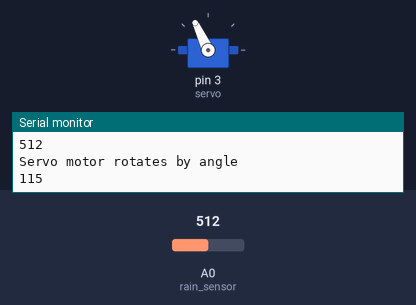
Simulated run of this sketch. Board: Arduino Uno, built with avr-gcc and run on an emulated ATmega328P. On the bench: servo, the last lines printed to the serial monitor. The inputs (shaded band) are chosen by the test bench; at power-on: A0 (rain_sensor) = 512.

Above: at 1.8 s.
1.9 s: A0 (rain_sensor) set to 716
At 3.1 s:
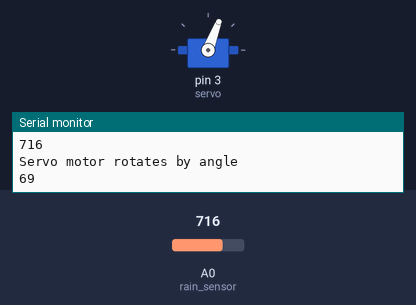
3.5 s: A0 (rain_sensor) set to 900
At 4.6 s:
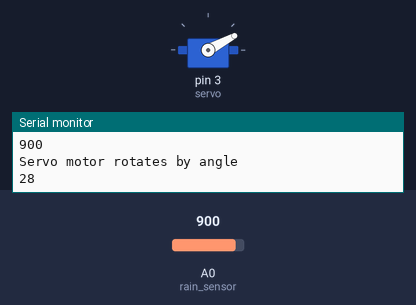
5.5 s: A0 (rain_sensor) set to 1023
At 7.2 s:
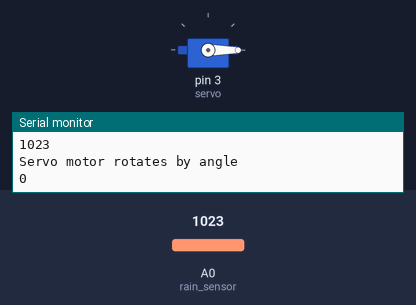
7.5 s: A0 (rain_sensor) set to 306
At 9.0 s:
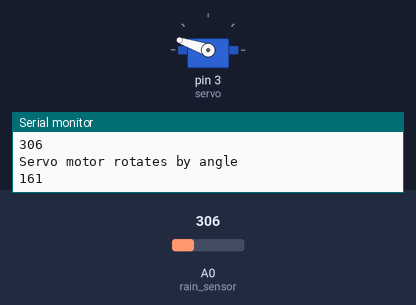
9.5 s: A0 (rain_sensor) set to 122
At 10.6 s:
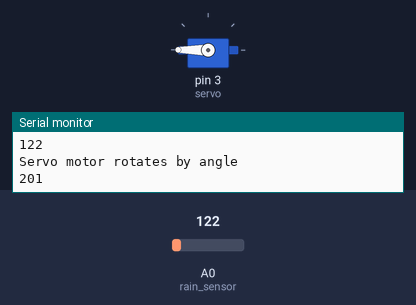
11.5 s: A0 (rain_sensor) set to 511
At 13.4 s:
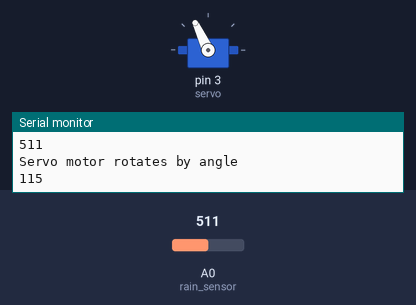
Timing chart, 0 to 14.5 s (numbered marks = the images above; inputs shaded):
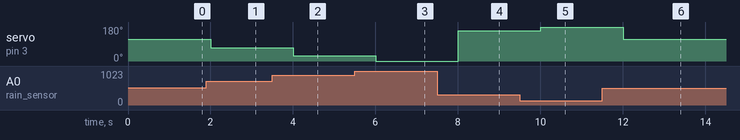

The sketch:

Rain_senser.ino
```cpp
                                                                             //Aarzoo's programming
//rain sensor vcc pin connect to arduino 5v
//rain sensor gnd pin connect to arduino gnd
//rain sensor a0 pin vonnect to arduino a0 pin
//servo motor vcc pin connect to arduno 5v
//servo motor gnd pin connect to arduino gnd
//servo motor programming pin connect to arduino 3 pin

#include<Servo.h>
int rain_sensor = A0, servo = 3;
Servo myServo;
void setup()
{
  Serial.begin(9600);
  myServo.attach(servo);
  myServo.write(0);
  }
void loop()
{
  int sensorvalue=analogRead(rain_sensor);
  int motor = map(sensorvalue, 220,1023,180,0);
  myServo.write(motor);
  Serial.println("Sensor vlaue is  ");
  Serial.println(sensorvalue);
  Serial.println("Servo motor rotates by angle ");
  Serial.println(motor);
  delay(1000);
  }
```

Measured:
- after the input at 1.9 s, servo on pin 3 (servo): 115° → 69° after 0.10 s
- after the input at 3.5 s, servo on pin 3 (servo): 69° → 28° after 0.50 s
- after the input at 5.5 s, servo on pin 3 (servo): 28° → 0° after 0.51 s
- after the input at 7.5 s, servo on pin 3 (servo): 0° → 161° after 0.51 s
- after the input at 9.5 s, servo on pin 3 (servo): 161° → 180° after 0.51 s
- after the input at 11.5 s, servo on pin 3 (servo): 180° → 115° after 0.51 s
